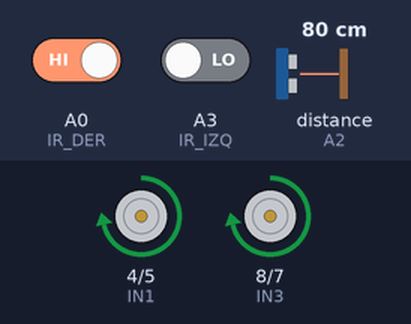
Bench run of a sketch on a simulated Arduino Uno, built with avr-gcc and run on an emulated ATmega328P. Parts: motor-driver pin pairs drawn as motors (green arrow = first pin HIGH = forward, orange = second pin HIGH = backward, longer = more drive, scaled by the enable pin). Wiring (inferred from the names in the program): ultrasonic range finder: trigger A1; echo A2. The inputs (shaded band) are chosen by the test bench; at power-on: A0 (IR_DER) HIGH, distance to the obstacle (sensor on A2) 80 cm, A3 (IR_IZQ) LOW. The echo pulse lasts 58.3 µs per cm.

Above: at 6.2 s.
6.3 s: A0 (IR_DER) driven LOW
8.1 s: distance to the obstacle (sensor on A2) set to 33 cm
9.6 s: distance to the obstacle (sensor on A2) set to 27 cm
At 10.5 s:
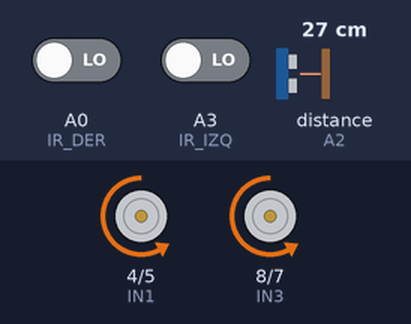
11.1 s: distance to the obstacle (sensor on A2) set to 35 cm
At 11.7 s:
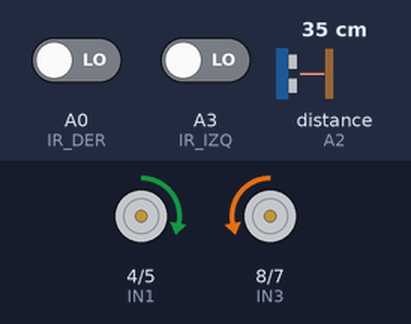
14.7 s: distance to the obstacle (sensor on A2) set to 2 cm
At 15.5 s:
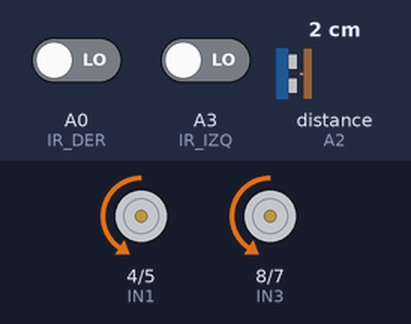
16.2 s: distance to the obstacle (sensor on A2) set to 60 cm
At 20.4 s:
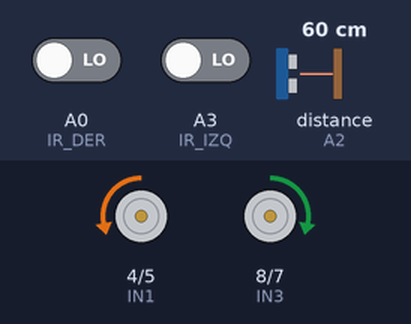
Timing chart, 0 to 20.7 s (numbered marks = the images above; inputs shaded):
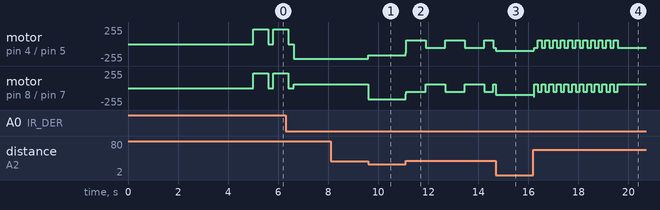

Measured:
- the behaviour switches between 31 and 30 cm on distance to the obstacle (sensor on A2) (found by bisection; images 0 and 1)
- after the input at 8.1 s, every drawn part: stays the same
- after the input at 9.6 s, motor on pin 4 (IN1) / pin 5 (IN2): backward 220/255 → backward 168/255 at once; motor on pin 8 (IN3) / pin 7 (IN4): forward 55/255 → backward 168/255 at once
- after the input at 14.7 s, motor on pin 4 (IN1) / pin 5 (IN2): backward 55/255 → backward 102/255 at once; motor on pin 8 (IN3) / pin 7 (IN4): forward 55/255 → backward 102/255 at once

The sketch:

misil_guiado_atras.ino
```cpp
// ======================================================
//  ROBOT SUMO - SEARCH CONE PRO + RETROCESO EN LÍNEA NEGRA
// ======================================================

const int ENA = 3; const int IN1 = 4; const int IN2 = 5;
const int ENB = 9; const int IN3 = 8; const int IN4 = 7;

const int TRIG_FRENTE = A1;
const int ECHO_FRENTE = A2;

const int IR_IZQ = A3;
const int IR_DER = A0;

// --- CONFIGURACIÓN ---
const int DISTANCIA_MAXIMA = 30;
const int VEL_BASE_ATAQUE = 110;
const int VEL_MAX_ATAQUE = 180;
const int VEL_RADAR = 55;

// --- AJUSTE DE COLOR ---
const int NEGRO = HIGH;  // Cambiado a HIGH para detectar la línea negra

// --- SISTEMA DE OPORTUNIDADES ---
int fallosConsecutivos = 0;
const int MAX_OPORTUNIDADES = 5;

// --- VARIABLES DE SEGUIMIENTO ---
bool combateIniciado = false;
int ultimaDistanciaVisto = 0;
unsigned long tiempoUltimaVista = 0;
unsigned long tiempoBarrido = 0;
int direccionBarrido = 1;

void setup() {
  pinMode(ENA, OUTPUT); pinMode(IN1, OUTPUT); pinMode(IN2, OUTPUT);
  pinMode(ENB, OUTPUT); pinMode(IN3, OUTPUT); pinMode(IN4, OUTPUT);
  pinMode(TRIG_FRENTE, OUTPUT);
  pinMode(ECHO_FRENTE, INPUT);
  pinMode(IR_IZQ, INPUT);
  pinMode(IR_DER, INPUT);

  delay(5000);
}

void loop() {
  int lineaIzq = digitalRead(IR_IZQ);
  int lineaDer = digitalRead(IR_DER);
  int distancia = medirDistancia(TRIG_FRENTE, ECHO_FRENTE);

  // --- PRIORIDAD 1: PROTECCIÓN DE LÍNEA NEGRA ---
  if (lineaIzq == NEGRO || lineaDer == NEGRO) {
    // Resetear memoria de combate para que al volver a buscar empiece de cero
    combateIniciado = false;
    fallosConsecutivos = 0;

    // "Meter una vez hacia atrás" - Retroceso seco y fuerte
    moverMotores(-220, -220);
    delay(600);               // Tiempo de retroceso (aprox. 15-20cm según peso)

    moverMotores(0, 0);
    delay(200); // Pausa para no marear al sensor ultrasónico con el tirón
  }

  // --- PRIORIDAD 2: TRACKING ACTIVO (DETECTADO) ---
  else if (distancia > 0 && distancia < DISTANCIA_MAXIMA) {
    combateIniciado = true;
    ultimaDistanciaVisto = distancia;
    tiempoUltimaVista = millis();
    fallosConsecutivos = 0;

    int velocidadDinamica = map(distancia, 5, DISTANCIA_MAXIMA, VEL_BASE_ATAQUE, VEL_MAX_ATAQUE);
    moverMotores(velocidadDinamica, velocidadDinamica);
  }

  // --- PRIORIDAD 3: SEGUIMIENTO POR INERCIA (RECIÉN PERDIDO) ---
  else if (fallosConsecutivos < MAX_OPORTUNIDADES && combateIniciado) {
    fallosConsecutivos++;
    // Pequeña corrección de ángulo mientras embiste "a ciegas"
    int correccion = (direccionBarrido == 1) ? 20 : -20;
    moverMotores(VEL_BASE_ATAQUE + correccion, VEL_BASE_ATAQUE - correccion);
  }

  // --- PRIORIDAD 4: BÚSQUEDA DINÁMICA ---
  else {
    // Si han pasado más de 3.5 segundos o nunca lo vimos, giro 360
    if (!combateIniciado || (millis() - tiempoUltimaVista > 3500)) {
      combateIniciado = false;
      moverMotores(VEL_RADAR, -VEL_RADAR);
    }
    else {
      // Búsqueda en abanico proporcional a la última distancia
      int duracionGiro = map(ultimaDistanciaVisto, 5, DISTANCIA_MAXIMA, 150, 900);
      duracionGiro = constrain(duracionGiro, 150, 900);

      if (millis() - tiempoBarrido > duracionGiro) {
        direccionBarrido *= -1;
        tiempoBarrido = millis();
      }

      if (direccionBarrido == 1) {
        moverMotores(VEL_RADAR, -VEL_RADAR);
      } else {
        moverMotores(-VEL_RADAR, VEL_RADAR);
      }
    }
  }
}

// --- FUNCIÓN DE CONTROL DE MOTORES ---
void moverMotores(int m1, int m2) {
  m1 = constrain(m1, -255, 255);
  m2 = constrain(m2, -255, 255);

  // Motor A
  if (m1 > 0) { digitalWrite(IN1, LOW); digitalWrite(IN2, HIGH); analogWrite(ENA, abs(m1)); }
  else if (m1 < 0) { digitalWrite(IN1, HIGH); digitalWrite(IN2, LOW); analogWrite(ENA, abs(m1)); }
  else { digitalWrite(IN1, LOW); digitalWrite(IN2, LOW); analogWrite(ENA, 0); }

  // Motor B
  if (m2 > 0) { digitalWrite(IN3, LOW); digitalWrite(IN4, HIGH); analogWrite(ENB, abs(m2)); }
  else if (m2 < 0) { digitalWrite(IN3, HIGH); digitalWrite(IN4, LOW); analogWrite(ENB, abs(m2)); }
  else { digitalWrite(IN3, LOW); digitalWrite(IN4, LOW); analogWrite(ENB, 0); }
}

// --- FUNCIÓN LECTURA ULTRASÓNICO ---
int medirDistancia(int trigPin, int echoPin) {
  digitalWrite(trigPin, LOW); delayMicroseconds(2);
  digitalWrite(trigPin, HIGH); delayMicroseconds(10);
  digitalWrite(trigPin, LOW);
  long duracion = pulseIn(echoPin, HIGH, 12000);
  if (duracion == 0) return 999;
  return duracion * 0.034 / 2;
}
```

misil_guiado_v2.ino
```cpp

```
